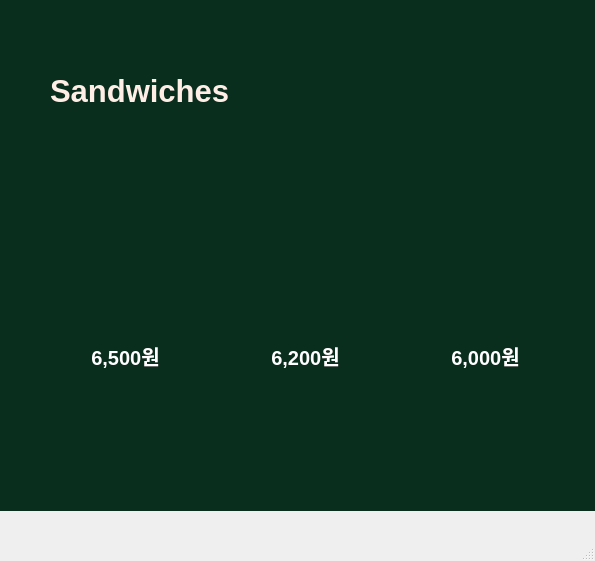
<?xml version="1.0" encoding="UTF-8"?>
<ui version="4.0">
 <class>MainWindow</class>
 <widget class="QMainWindow" name="MainWindow">
  <property name="geometry">
   <rect>
    <x>0</x>
    <y>0</y>
    <width>595</width>
    <height>561</height>
   </rect>
  </property>
  <property name="windowTitle">
   <string>MainWindow</string>
  </property>
  <widget class="QWidget" name="centralwidget">
   <widget class="QStackedWidget" name="stackedWidget">
    <property name="geometry">
     <rect>
      <x>0</x>
      <y>0</y>
      <width>601</width>
      <height>511</height>
     </rect>
    </property>
    <property name="styleSheet">
     <string notr="true">background-color: rgb(10, 46, 30);</string>
    </property>
    <widget class="QWidget" name="page">
     <widget class="QLabel" name="SandwichLabel">
      <property name="geometry">
       <rect>
        <x>50</x>
        <y>40</y>
        <width>501</width>
        <height>101</height>
       </rect>
      </property>
      <property name="palette">
       <palette>
        <active>
         <colorrole role="WindowText">
          <brush brushstyle="SolidPattern">
           <color alpha="255">
            <red>255</red>
            <green>238</green>
            <blue>230</blue>
           </color>
          </brush>
         </colorrole>
         <colorrole role="Button">
          <brush brushstyle="SolidPattern">
           <color alpha="255">
            <red>10</red>
            <green>46</green>
            <blue>30</blue>
           </color>
          </brush>
         </colorrole>
         <colorrole role="Midlight">
          <brush brushstyle="SolidPattern">
           <color alpha="255">
            <red>196</red>
            <green>203</green>
            <blue>193</blue>
           </color>
          </brush>
         </colorrole>
         <colorrole role="Dark">
          <brush brushstyle="SolidPattern">
           <color alpha="255">
            <red>105</red>
            <green>116</green>
            <blue>101</blue>
           </color>
          </brush>
         </colorrole>
         <colorrole role="Mid">
          <brush brushstyle="SolidPattern">
           <color alpha="255">
            <red>115</red>
            <green>132</green>
            <blue>108</blue>
           </color>
          </brush>
         </colorrole>
         <colorrole role="Text">
          <brush brushstyle="SolidPattern">
           <color alpha="255">
            <red>26</red>
            <green>55</green>
            <blue>35</blue>
           </color>
          </brush>
         </colorrole>
         <colorrole role="BrightText">
          <brush brushstyle="SolidPattern">
           <color alpha="255">
            <red>26</red>
            <green>55</green>
            <blue>35</blue>
           </color>
          </brush>
         </colorrole>
         <colorrole role="ButtonText">
          <brush brushstyle="SolidPattern">
           <color alpha="255">
            <red>0</red>
            <green>0</green>
            <blue>0</blue>
           </color>
          </brush>
         </colorrole>
         <colorrole role="Base">
          <brush brushstyle="SolidPattern">
           <color alpha="255">
            <red>10</red>
            <green>46</green>
            <blue>30</blue>
           </color>
          </brush>
         </colorrole>
         <colorrole role="Window">
          <brush brushstyle="SolidPattern">
           <color alpha="255">
            <red>10</red>
            <green>46</green>
            <blue>30</blue>
           </color>
          </brush>
         </colorrole>
         <colorrole role="Highlight">
          <brush brushstyle="SolidPattern">
           <color alpha="255">
            <red>26</red>
            <green>55</green>
            <blue>35</blue>
           </color>
          </brush>
         </colorrole>
         <colorrole role="HighlightedText">
          <brush brushstyle="SolidPattern">
           <color alpha="255">
            <red>254</red>
            <green>239</green>
            <blue>197</blue>
           </color>
          </brush>
         </colorrole>
         <colorrole role="LinkVisited">
          <brush brushstyle="SolidPattern">
           <color alpha="255">
            <red>205</red>
            <green>171</green>
            <blue>143</blue>
           </color>
          </brush>
         </colorrole>
         <colorrole role="AlternateBase">
          <brush brushstyle="SolidPattern">
           <color alpha="255">
            <red>69</red>
            <green>80</green>
            <blue>65</blue>
           </color>
          </brush>
         </colorrole>
         <colorrole role="ToolTipBase">
          <brush brushstyle="SolidPattern">
           <color alpha="255">
            <red>255</red>
            <green>246</green>
            <blue>242</blue>
           </color>
          </brush>
         </colorrole>
         <colorrole role="PlaceholderText">
          <brush brushstyle="SolidPattern">
           <color alpha="255">
            <red>105</red>
            <green>116</green>
            <blue>101</blue>
           </color>
          </brush>
         </colorrole>
        </active>
        <inactive>
         <colorrole role="WindowText">
          <brush brushstyle="SolidPattern">
           <color alpha="255">
            <red>255</red>
            <green>238</green>
            <blue>230</blue>
           </color>
          </brush>
         </colorrole>
         <colorrole role="Button">
          <brush brushstyle="SolidPattern">
           <color alpha="255">
            <red>10</red>
            <green>46</green>
            <blue>30</blue>
           </color>
          </brush>
         </colorrole>
         <colorrole role="Midlight">
          <brush brushstyle="SolidPattern">
           <color alpha="255">
            <red>196</red>
            <green>203</green>
            <blue>193</blue>
           </color>
          </brush>
         </colorrole>
         <colorrole role="Dark">
          <brush brushstyle="SolidPattern">
           <color alpha="255">
            <red>105</red>
            <green>116</green>
            <blue>101</blue>
           </color>
          </brush>
         </colorrole>
         <colorrole role="Mid">
          <brush brushstyle="SolidPattern">
           <color alpha="255">
            <red>115</red>
            <green>132</green>
            <blue>108</blue>
           </color>
          </brush>
         </colorrole>
         <colorrole role="Text">
          <brush brushstyle="SolidPattern">
           <color alpha="255">
            <red>26</red>
            <green>55</green>
            <blue>35</blue>
           </color>
          </brush>
         </colorrole>
         <colorrole role="BrightText">
          <brush brushstyle="SolidPattern">
           <color alpha="255">
            <red>26</red>
            <green>55</green>
            <blue>35</blue>
           </color>
          </brush>
         </colorrole>
         <colorrole role="ButtonText">
          <brush brushstyle="SolidPattern">
           <color alpha="255">
            <red>0</red>
            <green>0</green>
            <blue>0</blue>
           </color>
          </brush>
         </colorrole>
         <colorrole role="Base">
          <brush brushstyle="SolidPattern">
           <color alpha="255">
            <red>10</red>
            <green>46</green>
            <blue>30</blue>
           </color>
          </brush>
         </colorrole>
         <colorrole role="Window">
          <brush brushstyle="SolidPattern">
           <color alpha="255">
            <red>10</red>
            <green>46</green>
            <blue>30</blue>
           </color>
          </brush>
         </colorrole>
         <colorrole role="Highlight">
          <brush brushstyle="SolidPattern">
           <color alpha="255">
            <red>26</red>
            <green>55</green>
            <blue>35</blue>
           </color>
          </brush>
         </colorrole>
         <colorrole role="HighlightedText">
          <brush brushstyle="SolidPattern">
           <color alpha="255">
            <red>254</red>
            <green>239</green>
            <blue>197</blue>
           </color>
          </brush>
         </colorrole>
         <colorrole role="LinkVisited">
          <brush brushstyle="SolidPattern">
           <color alpha="255">
            <red>205</red>
            <green>171</green>
            <blue>143</blue>
           </color>
          </brush>
         </colorrole>
         <colorrole role="AlternateBase">
          <brush brushstyle="SolidPattern">
           <color alpha="255">
            <red>69</red>
            <green>80</green>
            <blue>65</blue>
           </color>
          </brush>
         </colorrole>
         <colorrole role="ToolTipBase">
          <brush brushstyle="SolidPattern">
           <color alpha="255">
            <red>255</red>
            <green>246</green>
            <blue>242</blue>
           </color>
          </brush>
         </colorrole>
         <colorrole role="PlaceholderText">
          <brush brushstyle="SolidPattern">
           <color alpha="255">
            <red>105</red>
            <green>116</green>
            <blue>101</blue>
           </color>
          </brush>
         </colorrole>
        </inactive>
        <disabled>
         <colorrole role="WindowText">
          <brush brushstyle="SolidPattern">
           <color alpha="255">
            <red>105</red>
            <green>116</green>
            <blue>101</blue>
           </color>
          </brush>
         </colorrole>
         <colorrole role="Button">
          <brush brushstyle="SolidPattern">
           <color alpha="255">
            <red>10</red>
            <green>46</green>
            <blue>30</blue>
           </color>
          </brush>
         </colorrole>
         <colorrole role="Midlight">
          <brush brushstyle="SolidPattern">
           <color alpha="255">
            <red>196</red>
            <green>203</green>
            <blue>193</blue>
           </color>
          </brush>
         </colorrole>
         <colorrole role="Dark">
          <brush brushstyle="SolidPattern">
           <color alpha="255">
            <red>105</red>
            <green>116</green>
            <blue>101</blue>
           </color>
          </brush>
         </colorrole>
         <colorrole role="Mid">
          <brush brushstyle="SolidPattern">
           <color alpha="255">
            <red>115</red>
            <green>132</green>
            <blue>108</blue>
           </color>
          </brush>
         </colorrole>
         <colorrole role="Text">
          <brush brushstyle="SolidPattern">
           <color alpha="255">
            <red>105</red>
            <green>116</green>
            <blue>101</blue>
           </color>
          </brush>
         </colorrole>
         <colorrole role="BrightText">
          <brush brushstyle="SolidPattern">
           <color alpha="255">
            <red>26</red>
            <green>55</green>
            <blue>35</blue>
           </color>
          </brush>
         </colorrole>
         <colorrole role="ButtonText">
          <brush brushstyle="SolidPattern">
           <color alpha="255">
            <red>105</red>
            <green>116</green>
            <blue>101</blue>
           </color>
          </brush>
         </colorrole>
         <colorrole role="Base">
          <brush brushstyle="SolidPattern">
           <color alpha="255">
            <red>10</red>
            <green>46</green>
            <blue>30</blue>
           </color>
          </brush>
         </colorrole>
         <colorrole role="Window">
          <brush brushstyle="SolidPattern">
           <color alpha="255">
            <red>10</red>
            <green>46</green>
            <blue>30</blue>
           </color>
          </brush>
         </colorrole>
         <colorrole role="Highlight">
          <brush brushstyle="SolidPattern">
           <color alpha="255">
            <red>145</red>
            <green>145</green>
            <blue>145</blue>
           </color>
          </brush>
         </colorrole>
         <colorrole role="HighlightedText">
          <brush brushstyle="SolidPattern">
           <color alpha="255">
            <red>254</red>
            <green>239</green>
            <blue>197</blue>
           </color>
          </brush>
         </colorrole>
         <colorrole role="LinkVisited">
          <brush brushstyle="SolidPattern">
           <color alpha="255">
            <red>205</red>
            <green>171</green>
            <blue>143</blue>
           </color>
          </brush>
         </colorrole>
         <colorrole role="AlternateBase">
          <brush brushstyle="SolidPattern">
           <color alpha="255">
            <red>69</red>
            <green>80</green>
            <blue>65</blue>
           </color>
          </brush>
         </colorrole>
         <colorrole role="ToolTipBase">
          <brush brushstyle="SolidPattern">
           <color alpha="255">
            <red>255</red>
            <green>246</green>
            <blue>242</blue>
           </color>
          </brush>
         </colorrole>
         <colorrole role="PlaceholderText">
          <brush brushstyle="SolidPattern">
           <color alpha="255">
            <red>105</red>
            <green>116</green>
            <blue>101</blue>
           </color>
          </brush>
         </colorrole>
        </disabled>
       </palette>
      </property>
      <property name="font">
       <font>
        <pointsize>23</pointsize>
        <weight>75</weight>
        <bold>true</bold>
       </font>
      </property>
      <property name="text">
       <string>Sandwiches</string>
      </property>
     </widget>
     <widget class="QPushButton" name="BulgogiBtn">
      <property name="geometry">
       <rect>
        <x>50</x>
        <y>190</y>
        <width>151</width>
        <height>151</height>
       </rect>
      </property>
      <property name="styleSheet">
       <string notr="true">QPushButton {
    border: none;
    background-image: url(image/Bulgogi141.png);
    background-repeat: no-repeat;
    background-position: center;
    min-width: 141px;
    min-height: 141px;
}</string>
      </property>
      <property name="text">
       <string/>
      </property>
     </widget>
     <widget class="QPushButton" name="ShrimpBtn">
      <property name="geometry">
       <rect>
        <x>230</x>
        <y>190</y>
        <width>151</width>
        <height>151</height>
       </rect>
      </property>
      <property name="styleSheet">
       <string notr="true">QPushButton {
    border: none;
    background-image: url(image/Shrimp141.png);
    background-repeat: no-repeat;
    background-position: center;
    min-width: 141px;
    min-height: 141px;
}</string>
      </property>
      <property name="text">
       <string/>
      </property>
     </widget>
     <widget class="QPushButton" name="BaconBtn">
      <property name="geometry">
       <rect>
        <x>410</x>
        <y>190</y>
        <width>151</width>
        <height>151</height>
       </rect>
      </property>
      <property name="styleSheet">
       <string notr="true">QPushButton {
    border: none;
    background-image: url(image/Bacon141.png);
    background-repeat: no-repeat;
    background-position: center;
    min-width: 100px;
    min-height: 100px;
}</string>
      </property>
      <property name="text">
       <string/>
      </property>
     </widget>
     <widget class="QLabel" name="BulPrice">
      <property name="geometry">
       <rect>
        <x>60</x>
        <y>340</y>
        <width>131</width>
        <height>31</height>
       </rect>
      </property>
      <property name="palette">
       <palette>
        <active>
         <colorrole role="WindowText">
          <brush brushstyle="SolidPattern">
           <color alpha="255">
            <red>255</red>
            <green>255</green>
            <blue>255</blue>
           </color>
          </brush>
         </colorrole>
         <colorrole role="Button">
          <brush brushstyle="SolidPattern">
           <color alpha="255">
            <red>10</red>
            <green>46</green>
            <blue>30</blue>
           </color>
          </brush>
         </colorrole>
         <colorrole role="ButtonText">
          <brush brushstyle="SolidPattern">
           <color alpha="255">
            <red>255</red>
            <green>255</green>
            <blue>255</blue>
           </color>
          </brush>
         </colorrole>
         <colorrole role="Base">
          <brush brushstyle="SolidPattern">
           <color alpha="255">
            <red>10</red>
            <green>46</green>
            <blue>30</blue>
           </color>
          </brush>
         </colorrole>
         <colorrole role="Window">
          <brush brushstyle="SolidPattern">
           <color alpha="255">
            <red>10</red>
            <green>46</green>
            <blue>30</blue>
           </color>
          </brush>
         </colorrole>
        </active>
        <inactive>
         <colorrole role="WindowText">
          <brush brushstyle="SolidPattern">
           <color alpha="255">
            <red>255</red>
            <green>255</green>
            <blue>255</blue>
           </color>
          </brush>
         </colorrole>
         <colorrole role="Button">
          <brush brushstyle="SolidPattern">
           <color alpha="255">
            <red>10</red>
            <green>46</green>
            <blue>30</blue>
           </color>
          </brush>
         </colorrole>
         <colorrole role="ButtonText">
          <brush brushstyle="SolidPattern">
           <color alpha="255">
            <red>255</red>
            <green>255</green>
            <blue>255</blue>
           </color>
          </brush>
         </colorrole>
         <colorrole role="Base">
          <brush brushstyle="SolidPattern">
           <color alpha="255">
            <red>10</red>
            <green>46</green>
            <blue>30</blue>
           </color>
          </brush>
         </colorrole>
         <colorrole role="Window">
          <brush brushstyle="SolidPattern">
           <color alpha="255">
            <red>10</red>
            <green>46</green>
            <blue>30</blue>
           </color>
          </brush>
         </colorrole>
        </inactive>
        <disabled>
         <colorrole role="WindowText">
          <brush brushstyle="SolidPattern">
           <color alpha="255">
            <red>190</red>
            <green>190</green>
            <blue>190</blue>
           </color>
          </brush>
         </colorrole>
         <colorrole role="Button">
          <brush brushstyle="SolidPattern">
           <color alpha="255">
            <red>10</red>
            <green>46</green>
            <blue>30</blue>
           </color>
          </brush>
         </colorrole>
         <colorrole role="ButtonText">
          <brush brushstyle="SolidPattern">
           <color alpha="255">
            <red>190</red>
            <green>190</green>
            <blue>190</blue>
           </color>
          </brush>
         </colorrole>
         <colorrole role="Base">
          <brush brushstyle="SolidPattern">
           <color alpha="255">
            <red>10</red>
            <green>46</green>
            <blue>30</blue>
           </color>
          </brush>
         </colorrole>
         <colorrole role="Window">
          <brush brushstyle="SolidPattern">
           <color alpha="255">
            <red>10</red>
            <green>46</green>
            <blue>30</blue>
           </color>
          </brush>
         </colorrole>
        </disabled>
       </palette>
      </property>
      <property name="font">
       <font>
        <pointsize>15</pointsize>
        <weight>75</weight>
        <bold>true</bold>
       </font>
      </property>
      <property name="text">
       <string>6,500원</string>
      </property>
      <property name="alignment">
       <set>Qt::AlignCenter</set>
      </property>
     </widget>
     <widget class="QLabel" name="ShrPrice">
      <property name="geometry">
       <rect>
        <x>240</x>
        <y>340</y>
        <width>131</width>
        <height>31</height>
       </rect>
      </property>
      <property name="palette">
       <palette>
        <active>
         <colorrole role="WindowText">
          <brush brushstyle="SolidPattern">
           <color alpha="255">
            <red>255</red>
            <green>255</green>
            <blue>255</blue>
           </color>
          </brush>
         </colorrole>
         <colorrole role="Button">
          <brush brushstyle="SolidPattern">
           <color alpha="255">
            <red>10</red>
            <green>46</green>
            <blue>30</blue>
           </color>
          </brush>
         </colorrole>
         <colorrole role="ButtonText">
          <brush brushstyle="SolidPattern">
           <color alpha="255">
            <red>255</red>
            <green>255</green>
            <blue>255</blue>
           </color>
          </brush>
         </colorrole>
         <colorrole role="Base">
          <brush brushstyle="SolidPattern">
           <color alpha="255">
            <red>10</red>
            <green>46</green>
            <blue>30</blue>
           </color>
          </brush>
         </colorrole>
         <colorrole role="Window">
          <brush brushstyle="SolidPattern">
           <color alpha="255">
            <red>10</red>
            <green>46</green>
            <blue>30</blue>
           </color>
          </brush>
         </colorrole>
        </active>
        <inactive>
         <colorrole role="WindowText">
          <brush brushstyle="SolidPattern">
           <color alpha="255">
            <red>255</red>
            <green>255</green>
            <blue>255</blue>
           </color>
          </brush>
         </colorrole>
         <colorrole role="Button">
          <brush brushstyle="SolidPattern">
           <color alpha="255">
            <red>10</red>
            <green>46</green>
            <blue>30</blue>
           </color>
          </brush>
         </colorrole>
         <colorrole role="ButtonText">
          <brush brushstyle="SolidPattern">
           <color alpha="255">
            <red>255</red>
            <green>255</green>
            <blue>255</blue>
           </color>
          </brush>
         </colorrole>
         <colorrole role="Base">
          <brush brushstyle="SolidPattern">
           <color alpha="255">
            <red>10</red>
            <green>46</green>
            <blue>30</blue>
           </color>
          </brush>
         </colorrole>
         <colorrole role="Window">
          <brush brushstyle="SolidPattern">
           <color alpha="255">
            <red>10</red>
            <green>46</green>
            <blue>30</blue>
           </color>
          </brush>
         </colorrole>
        </inactive>
        <disabled>
         <colorrole role="WindowText">
          <brush brushstyle="SolidPattern">
           <color alpha="255">
            <red>190</red>
            <green>190</green>
            <blue>190</blue>
           </color>
          </brush>
         </colorrole>
         <colorrole role="Button">
          <brush brushstyle="SolidPattern">
           <color alpha="255">
            <red>10</red>
            <green>46</green>
            <blue>30</blue>
           </color>
          </brush>
         </colorrole>
         <colorrole role="ButtonText">
          <brush brushstyle="SolidPattern">
           <color alpha="255">
            <red>190</red>
            <green>190</green>
            <blue>190</blue>
           </color>
          </brush>
         </colorrole>
         <colorrole role="Base">
          <brush brushstyle="SolidPattern">
           <color alpha="255">
            <red>10</red>
            <green>46</green>
            <blue>30</blue>
           </color>
          </brush>
         </colorrole>
         <colorrole role="Window">
          <brush brushstyle="SolidPattern">
           <color alpha="255">
            <red>10</red>
            <green>46</green>
            <blue>30</blue>
           </color>
          </brush>
         </colorrole>
        </disabled>
       </palette>
      </property>
      <property name="font">
       <font>
        <pointsize>15</pointsize>
        <weight>75</weight>
        <bold>true</bold>
       </font>
      </property>
      <property name="text">
       <string>6,200원</string>
      </property>
      <property name="alignment">
       <set>Qt::AlignCenter</set>
      </property>
     </widget>
     <widget class="QLabel" name="BaconPrice">
      <property name="geometry">
       <rect>
        <x>420</x>
        <y>340</y>
        <width>131</width>
        <height>31</height>
       </rect>
      </property>
      <property name="palette">
       <palette>
        <active>
         <colorrole role="WindowText">
          <brush brushstyle="SolidPattern">
           <color alpha="255">
            <red>255</red>
            <green>255</green>
            <blue>255</blue>
           </color>
          </brush>
         </colorrole>
         <colorrole role="Button">
          <brush brushstyle="SolidPattern">
           <color alpha="255">
            <red>10</red>
            <green>46</green>
            <blue>30</blue>
           </color>
          </brush>
         </colorrole>
         <colorrole role="ButtonText">
          <brush brushstyle="SolidPattern">
           <color alpha="255">
            <red>255</red>
            <green>255</green>
            <blue>255</blue>
           </color>
          </brush>
         </colorrole>
         <colorrole role="Base">
          <brush brushstyle="SolidPattern">
           <color alpha="255">
            <red>10</red>
            <green>46</green>
            <blue>30</blue>
           </color>
          </brush>
         </colorrole>
         <colorrole role="Window">
          <brush brushstyle="SolidPattern">
           <color alpha="255">
            <red>10</red>
            <green>46</green>
            <blue>30</blue>
           </color>
          </brush>
         </colorrole>
        </active>
        <inactive>
         <colorrole role="WindowText">
          <brush brushstyle="SolidPattern">
           <color alpha="255">
            <red>255</red>
            <green>255</green>
            <blue>255</blue>
           </color>
          </brush>
         </colorrole>
         <colorrole role="Button">
          <brush brushstyle="SolidPattern">
           <color alpha="255">
            <red>10</red>
            <green>46</green>
            <blue>30</blue>
           </color>
          </brush>
         </colorrole>
         <colorrole role="ButtonText">
          <brush brushstyle="SolidPattern">
           <color alpha="255">
            <red>255</red>
            <green>255</green>
            <blue>255</blue>
           </color>
          </brush>
         </colorrole>
         <colorrole role="Base">
          <brush brushstyle="SolidPattern">
           <color alpha="255">
            <red>10</red>
            <green>46</green>
            <blue>30</blue>
           </color>
          </brush>
         </colorrole>
         <colorrole role="Window">
          <brush brushstyle="SolidPattern">
           <color alpha="255">
            <red>10</red>
            <green>46</green>
            <blue>30</blue>
           </color>
          </brush>
         </colorrole>
        </inactive>
        <disabled>
         <colorrole role="WindowText">
          <brush brushstyle="SolidPattern">
           <color alpha="255">
            <red>190</red>
            <green>190</green>
            <blue>190</blue>
           </color>
          </brush>
         </colorrole>
         <colorrole role="Button">
          <brush brushstyle="SolidPattern">
           <color alpha="255">
            <red>10</red>
            <green>46</green>
            <blue>30</blue>
           </color>
          </brush>
         </colorrole>
         <colorrole role="ButtonText">
          <brush brushstyle="SolidPattern">
           <color alpha="255">
            <red>190</red>
            <green>190</green>
            <blue>190</blue>
           </color>
          </brush>
         </colorrole>
         <colorrole role="Base">
          <brush brushstyle="SolidPattern">
           <color alpha="255">
            <red>10</red>
            <green>46</green>
            <blue>30</blue>
           </color>
          </brush>
         </colorrole>
         <colorrole role="Window">
          <brush brushstyle="SolidPattern">
           <color alpha="255">
            <red>10</red>
            <green>46</green>
            <blue>30</blue>
           </color>
          </brush>
         </colorrole>
        </disabled>
       </palette>
      </property>
      <property name="font">
       <font>
        <pointsize>15</pointsize>
        <weight>75</weight>
        <bold>true</bold>
       </font>
      </property>
      <property name="text">
       <string>6,000원</string>
      </property>
      <property name="alignment">
       <set>Qt::AlignCenter</set>
      </property>
     </widget>
    </widget>
    <widget class="QWidget" name="page_2"/>
   </widget>
  </widget>
  <widget class="QMenuBar" name="menubar">
   <property name="geometry">
    <rect>
     <x>0</x>
     <y>0</y>
     <width>595</width>
     <height>24</height>
    </rect>
   </property>
  </widget>
  <widget class="QStatusBar" name="statusbar"/>
 </widget>
 <resources/>
 <connections/>
</ui>
